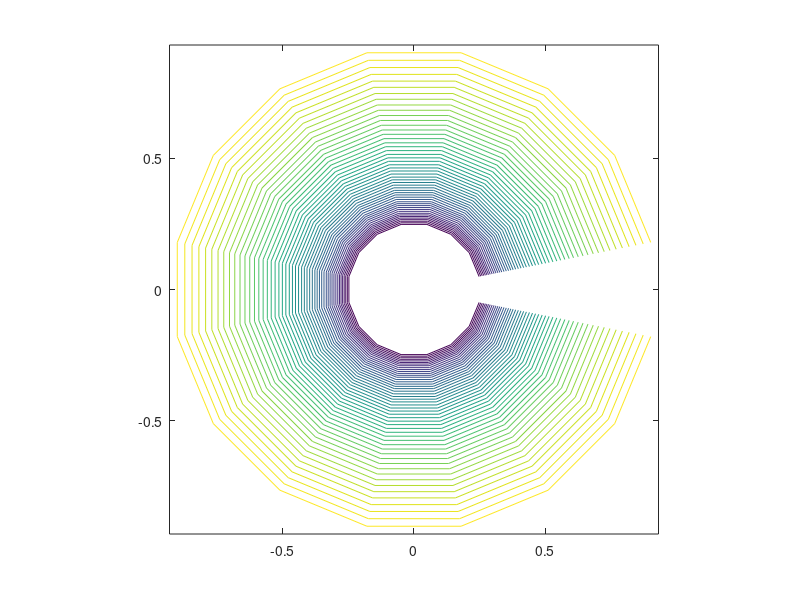

Write the MATLAB code that produced this figure.
clear all;
%chord length of blade assumed constant with radius
chord=0.10;
%collective angle.
collective=8.0/180*pi;
%max cyclic angle.
cyclic=0.0/180*pi;
%diameter of the rotor
dia=10.0;
%tip radius
R=dia/2.0;
%rotor speed in RPM
RPM=400.;
%thickness to chord ratio for propeller section (constant with radius)
tonc=0.12*chord;
%standard sea level atmosphere density
rho=1.225;
%RPM --> revs per sec
n=RPM/60.0;
%rps --> rads per sec
omega=n*2.0*pi;
% use 16 blade segments (starting at 20% R (hub) to 95%R)
rstep=(0.95-0.2)/16*R;
% forward velocity
V=0.0;
%tilt
tilt=0.0/180.0*pi;
% climb speed
Vc=0.0;
% max flapping velocity
vflap=0.0;
thrust=50.0;
torque=1.0;
Mx=0.0;
My=0.0;
%loop over each blade element
for i=1:16,
 rad=((.95-0.2)/16*i+0.2)*R;
 r1(i)=rad/R;
 %loop over each angular sector
 for j=1:16,
  psi=pi/8*j-pi/16;
  t1(j)=psi;
  %calculate local blade element setting angle
  theta=collective+cyclic*cos(psi);
  sigma=2.0*chord/2.0/pi/rad;
  %guess initial value of induced velocity
  Vi=10.0;
  %set logical variable to control iteration
  finished=false;
  %set iteration count and check flag
  sum=1;
  itercheck=0;
  while (~finished),
   %normal velocity components
   V0=Vi+Vc+V*sin(tilt)+vflap*rad*sin(psi);
   %disk plane velocity
   V2=omega*rad+V*cos(tilt)*sin(psi);
   %flow angle
   phi=atan2(V0,V2);
   %blade angle of attack
   alpha=theta-phi;
   % lift coefficient
   cl=6.2*alpha;
   %drag coefficient
   cd=0.008-0.003*cl+0.01*cl*cl;
   %local velocity at blade
   Vlocal=sqrt(V0*V0+V2*V2);
   %thrust grading
   DtDr=0.5*rho*Vlocal*Vlocal*2.0*chord*(cl*cos(phi)-cd*sin(phi))/16.0;
   %torque grading
   DqDr=0.5*rho*Vlocal*Vlocal*2.0*chord*rad*(cd*cos(phi)+cl*sin(phi))/16.0;
   %momentum check on induced velocity
   tem1=DtDr/(pi/4.0*rad*rho*V0);
   %stabilise iteration
   Vinew=0.9*Vi+0.1*tem1;
   if Vinew<0,
    Vinew = 0;
   end;
   %check for convergence
   if (abs(Vinew-Vi)<1.0e-5),
    finished=true;
   end;
   Vi=Vinew;
   %increment iteration count
   sum=sum+1;
   %check to see if iteration stuck
   if (sum>500),
    finished=true;
    itercheck=1;
   end;
  end;
  val(i,j)=alpha;
  thrust=thrust+DtDr*rstep;
  torque=torque+DqDr*rstep;
  Mx=Mx+rad*sin(psi)*DtDr*rstep;
  My=My+rad*cos(psi)*DtDr*rstep;
 end;
end;
for i=1:16,
 for j=1:16,
  x(i,j)=r1(i)*cos(t1(j));
  y(i,j)=r1(i)*sin(t1(j));
 end;
end;
contour(x,y,val,50);
axis equal;
thrust
torque
Mx
My